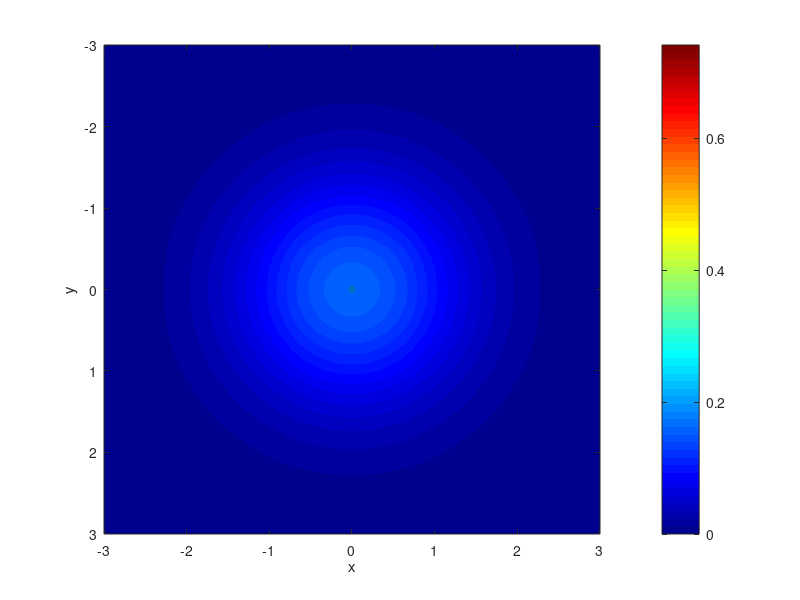
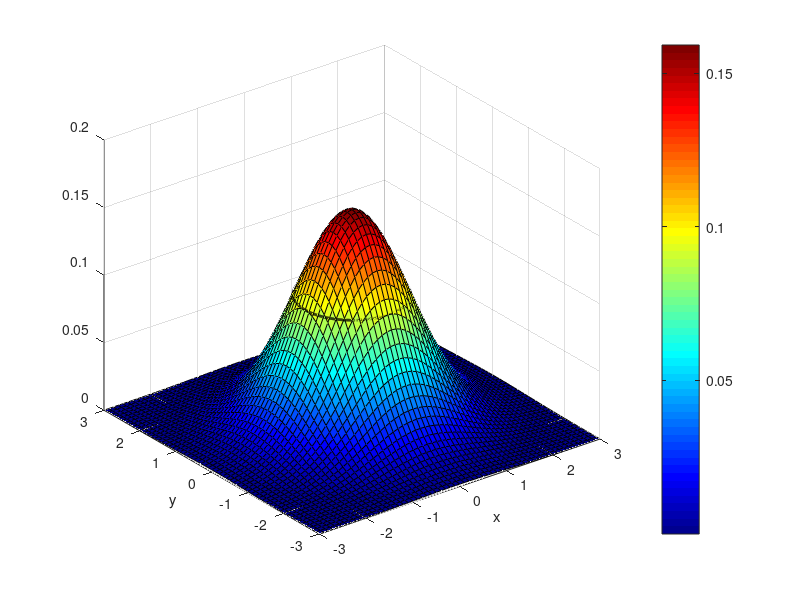

MATLAB code to generate these figures, in order:
figure
f = @(x, y) 1/2/pi*exp(-(x.^2 + y.^2)/2);

x = linspace(-3, 3, 500);
y = linspace(-3, 3, 500);
[X, Y] = meshgrid(x, y);
Z = f(X, Y);

colormap('jet');
imagesc(x, y, Z);
colorbar;

xlabel('x');
ylabel('y');

hold on;
scatter(0, 0, 30, 'cyan','filled');
hold off;

figure;
[x, y] = meshgrid(-3:0.1:3, -3:0.1:3);
z = 1/(2*pi)*exp(-(x.^2 + y.^2)/2);

surf(x, y, z);
colormap('jet');
colorbar;
xlabel('x');
ylabel('y');
hold on;

theta = 0:0.01:2*pi;
x_circle = cos(theta);
y_circle = sin(theta);
z_circle = 1/(2*pi)*exp(-(x_circle.^2 + y_circle.^2)/2);
plot3(x_circle, y_circle, z_circle, 'k', 'LineWidth', 2);